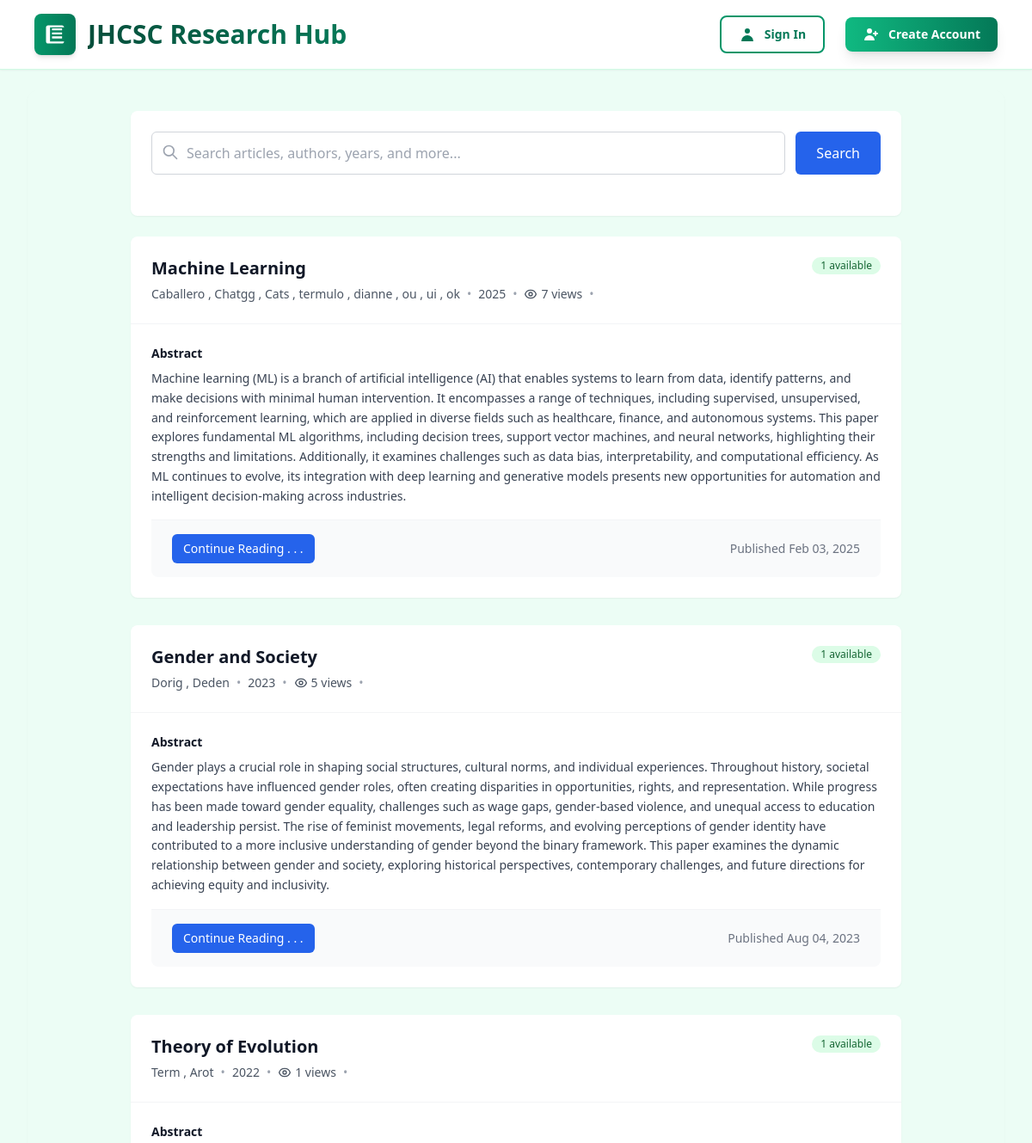
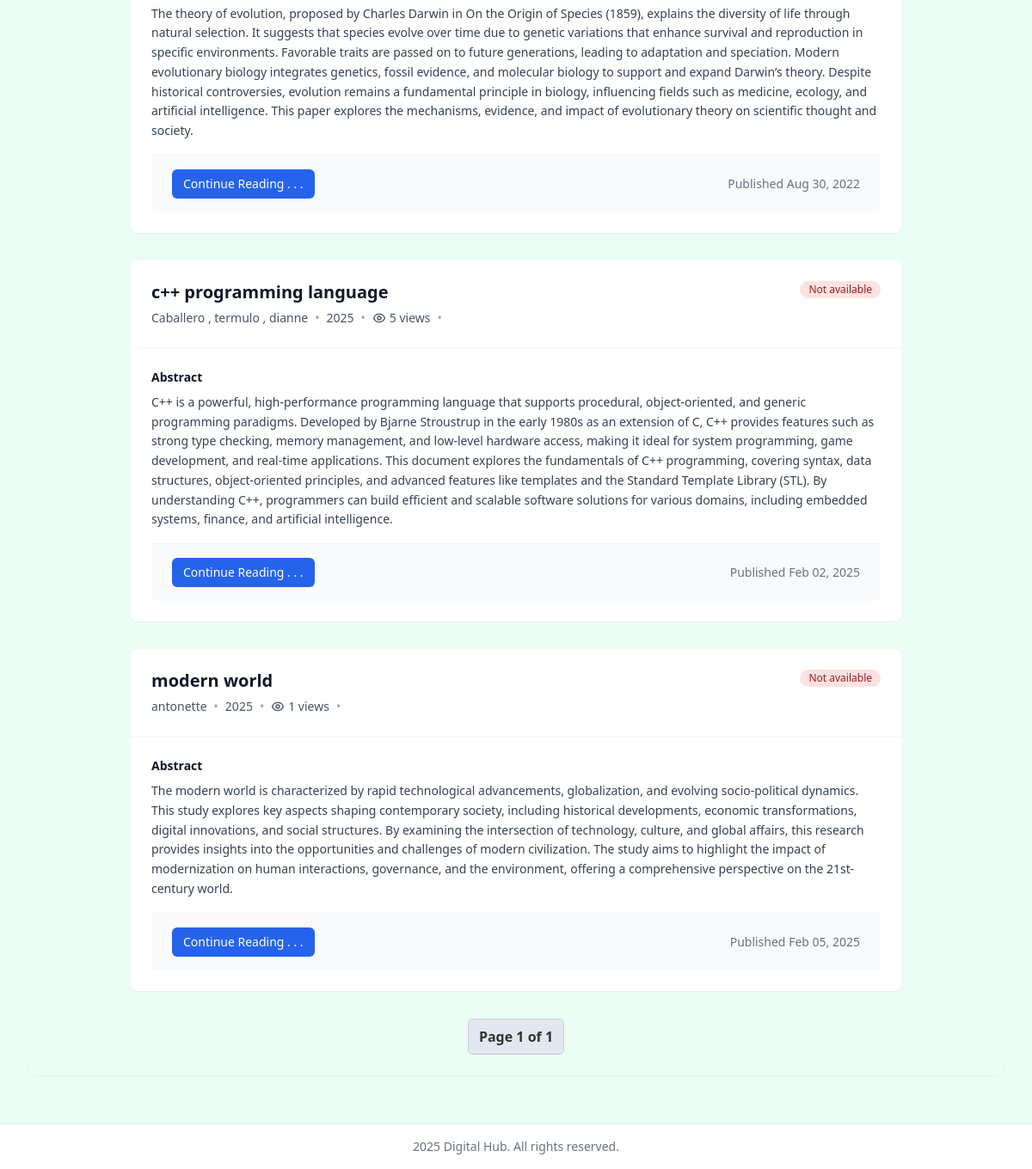
The page / on the database its author committed (2 pictures, top to bottom).
### scholar/models.py (models this page shows, shortened)
class Paper(models.Model):
    title = models.CharField(max_length=255)
    authors = models.ManyToManyField('Author', related_name='papers')
    abstract = models.TextField()
    publication_date = models.DateField()
    citations = models.PositiveIntegerField(default=0)
    available_copies = models.PositiveIntegerField(default=1)
    view_count = models.PositiveIntegerField(default=0)
    viewers = models.ManyToManyField(User, related_name='viewed_papers', blank=True)
    pdf_file = models.FileField(upload_to='papers/', blank=True, null=True)  # Add this field

class Author(models.Model):
    name = models.CharField(max_length=200)
    affiliation = models.CharField(max_length=200)
    email = models.EmailField(blank=True)

### scholar/views.py (the view)
# urls.py: 2. Add a URL to urlpatterns:  path('', views.home, name='home')
def home(request):
      query = request.GET.get('q', '')
      papers = Paper.objects.all()
      if query:
          filters = Q(title__icontains=query) | Q(abstract__icontains=query) | Q(authors__name__icontains=query)
          if query.isdigit():
              filters |= Q(publication_date__year=int(query))
          papers = papers.filter(filters).distinct()
      paginator = Paginator(papers, 10)
      page_number = request.GET.get('page')
      papers_page = paginator.get_page(page_number)
      if request.user.is_authenticated:
          user_borrowed_papers = list(
              Borrow.objects.filter(user=request.user, status__in=['pending', 'approved']).values_list('paper__id', flat=True)
          )
      else:
          user_borrowed_papers = []
      context = {
          'query': query,
          'papers': papers_page,
          'user_borrowed_papers': user_borrowed_papers,
      }
      return render(request, 'scholar/home.html', context)

### scholar/templates/scholar/home.html (shortened to what this page needs)
{% extends 'scholar/base.html' %}
{% block content %}
<div class="max-w-4xl mx-auto">
    <div class="bg-white rounded-lg p-6 mb-6 shadow-sm">
        <form method="get" action="{% url 'home' %}" class="mb-6">
            <div class="flex gap-3">
                <div class="flex-1 relative">
                    <input type="text" name="q" value="{{ query }}"
                           class="w-full pl-10 pr-4 py-3 border border-gray-300 rounded-md focus:outline-none focus:ring-2 focus:ring-blue-500 focus:border-blue-500"
                           placeholder="Search articles, authors, years, and more..." />
                    <svg class="absolute left-3 top-3.5 h-5 w-5 text-gray-400" fill="none" stroke="currentColor" viewBox="0 0 24 24">
                        <path stroke-linecap="round" stroke-linejoin="round" stroke-width="2" d="M21 21l-6-6m2-5a7 7 0 11-14 0 7 7 0 0114 0z"/>
                    </svg>
                </div>
                <button type="submit"
                        class="bg-blue-600 text-white px-6 py-3 rounded-md hover:bg-blue-700 focus:outline-none focus:ring-2 focus:ring-blue-500 focus:ring-offset-2">
                    Search
                </button>
            </div>
        </form>
    </div>
        <div class="space-y-8">
        {% for paper in papers %}
            <div class="bg-white rounded-lg shadow-sm hover:shadow-md transition-all duration-200">
                <div class="p-6 border-b border-gray-100">
                    <div class="flex items-start justify-between">
                        <div>
                            <h2 class="text-xl font-semibold text-gray-900 mb-2 leading-tight">
                                {% if user.is_authenticated %}
                                    <a href="{% url 'paper_detail' paper.id %}" class="hover:text-blue-600 transition-colors">
                                        {{ paper.title }}
                                    </a>
                                {% else %}
                                    {{ paper.title }}
                                {% endif %}
                            </h2>
                            <div class="flex flex-wrap items-center text-sm text-gray-600 gap-2">
                                <div class="font-medium">
                                    {% for author in paper.authors.all %}
                                        {% if not forloop.first %}, {% endif %}
                                        {{ author.name }}
                                    {% endfor %}
                                </div>
                                <span class="text-gray-400">•</span>
                                <span>{{ paper.publication_date|date:"Y" }}</span>
                                <span class="text-gray-400">•</span>
                                <span class="flex items-center">
                                    {{ paper.view_count }} views
                                </span>
                                <span class="text-gray-400">•</span>
                            </div>
                        </div>
                        <div class="flex items-center space-x-2">
                            {% if paper.available_copies > 0 %}
                                <span class="inline-flex items-center px-2.5 py-0.5 rounded-full text-xs font-medium bg-green-100 text-green-800">
                                    {{ paper.available_copies }} available
                                </span>
                            {% else %}
                                <span class="inline-flex items-center px-2.5 py-0.5 rounded-full text-xs font-medium bg-red-100 text-red-800">
                                    Not available
                                </span>
                            {% endif %}
                        </div>
                    </div>
                </div>
                <div class="p-6">
                    <div class="mb-4">
                        <h3 class="text-sm font-semibold text-gray-900 mb-2">Abstract</h3>
                        <p class="text-gray-700 text-sm leading-relaxed no-copy">{{ paper.abstract }}</p>
                    </div>
                    <div class="px-6 py-4 bg-gray-50 rounded-b-lg border-t border-gray-100">
                        <div class="flex items-center justify-between">
                            <div class="flex items-center space-x-4">
                                {% if user.is_authenticated %}
                                    {% if paper.id in user_borrowed_papers %}
                                        <span class="inline-flex items-center px-3 py-1.5 border border-transparent text-sm font-medium rounded-md text-white bg-gray-500 cursor-not-allowed">
                                            Already Borrowed
                                        </span>
                                    {% else %}
                                        <form action="{% url 'borrow_paper' paper.id %}" method="post">
                                            {% csrf_token %}
                                            <button type="submit"
                                                    class="inline-flex items-center px-3 py-1.5 border border-transparent text-sm font-medium rounded-md text-white bg-blue-600 hover:bg-blue-700 focus:outline-none focus:ring-2 focus:ring-offset-2 focus:ring-blue-500">
                                                Borrow (7 days)
                                            </button>
                                        </form>
                                    {% endif %}
                                {% else %}
                                    <a href="{% url 'login' %}"
                                       class="inline-flex items-center px-3 py-1.5 border border-transparent text-sm font-medium rounded-md text-white bg-blue-600 hover:bg-blue-700 focus:outline-none focus:ring-2 focus:ring-offset-2 focus:ring-blue-500">
                                        Continue Reading . . .
                                    </a>
                                {% endif %}
                            </div>
                            <div class="text-sm text-gray-500">
                                Published {{ paper.publication_date|date:"M d, Y" }}
                            </div>
                        </div>
                    </div>
                </div>
            </div>
        {% endfor %}
    </div>
    <div class="pagination mt-8 flex justify-center items-center space-x-4">
        <span class="current px-4 py-2 bg-gray-100 rounded-md text-gray-700 font-medium">Page {{ papers.number }} of {{ papers.paginator.num_pages }}</span>
    </div></div>
{% endblock %}

### scholar/templates/scholar/home.html (style rules this page uses)
.no-copy { user-select: none; -webkit-user-select: none; -moz-user-select: none; -ms-user-select: none; }
.pagination a, .pagination span { margin: 0 0.25rem; padding: 0.5rem 0.75rem; border: 1px solid #ccc; text-decoration: none; color: #333; }
.pagination .current { font-weight: bold; background-color: #e2e8f0; }

### rows shown on the page
Paper: title "Machine Learning", publication_date "2025", view_count "7", available_copies "1", abstract "Machine learning (ML) is a branch of artificial intelligence (AI) that enables systems to learn from data, identify patterns, and make decisions with minimal human intervention. It encompasses a range of techniques, including supervised, unsupervised, and reinforcement learning, which are applied in diverse fields such as healthcare, finance, and autonomous systems. This paper explores fundamental ML algorithms, including decision trees, support vector machines, and neural networks, highlighting their strengths and limitations. Additionally, it examines challenges such as data bias, interpretability, and computational efficiency. As ML continues to evolve, its integration with deep learning…", publication_date "Feb 03, 2025"
Author: name "Caballero"
Author: name "Chatgg"
Author: name "Cats"
Author: name "termulo"
Author: name "dianne"
Author: name "ou"
Author: name "ui"
Author: name "ok"
Paper: title "Gender and Society", publication_date "2023", view_count "5", available_copies "1", abstract "Gender plays a crucial role in shaping social structures, cultural norms, and individual experiences. Throughout history, societal expectations have influenced gender roles, often creating disparities in opportunities, rights, and representation. While progress has been made toward gender equality, challenges such as wage gaps, gender-based violence, and unequal access to education and leadership persist. The rise of feminist movements, legal reforms, and evolving perceptions of gender identity have contributed to a more inclusive understanding of gender beyond the binary framework. This paper examines the dynamic relationship between gender and society, exploring historical perspectives,…", publication_date "Aug 04, 2023"
Author: name "Dorig"
Author: name "Deden"
Paper: title "Theory of Evolution", publication_date "2022", view_count "1", available_copies "1", abstract "The theory of evolution, proposed by Charles Darwin in On the Origin of Species (1859), explains the diversity of life through natural selection. It suggests that species evolve over time due to genetic variations that enhance survival and reproduction in specific environments. Favorable traits are passed on to future generations, leading to adaptation and speciation. Modern evolutionary biology integrates genetics, fossil evidence, and molecular biology to support and expand Darwin’s theory. Despite historical controversies, evolution remains a fundamental principle in biology, influencing fields such as medicine, ecology, and artificial intelligence. This paper explores the mechanisms,…", publication_date "Aug 30, 2022"
Author: name "Term"
Author: name "Arot"
Paper: title "c++ programming language", publication_date "2025", view_count "5", available_copies "Not available", abstract "C++ is a powerful, high-performance programming language that supports procedural, object-oriented, and generic programming paradigms. Developed by Bjarne Stroustrup in the early 1980s as an extension of C, C++ provides features such as strong type checking, memory management, and low-level hardware access, making it ideal for system programming, game development, and real-time applications. This document explores the fundamentals of C++ programming, covering syntax, data structures, object-oriented principles, and advanced features like templates and the Standard Template Library (STL). By understanding C++, programmers can build efficient and scalable software solutions for various…", publication_date "Feb 02, 2025"
Paper: title "modern world", publication_date "2025", view_count "1", available_copies "Not available", abstract "The modern world is characterized by rapid technological advancements, globalization, and evolving socio-political dynamics. This study explores key aspects shaping contemporary society, including historical developments, economic transformations, digital innovations, and social structures. By examining the intersection of technology, culture, and global affairs, this research provides insights into the opportunities and challenges of modern civilization. The study aims to highlight the impact of modernization on human interactions, governance, and the environment, offering a comprehensive perspective on the 21st-century world.", publication_date "Feb 05, 2025"
Author: name "antonette"

### other values the page prints
{{ papers.number }} "1"
{{ papers.paginator.num_pages }} "1"
